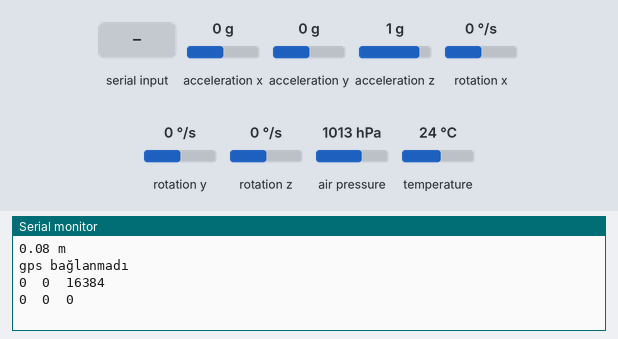
Simulated run of this sketch. Board: Arduino Mega 2560, built with avr-gcc and run on an emulated ATmega2560. Shown: the last lines printed to the serial monitor. The test bench sets the inputs (shaded band); at power-on: air pressure 1013 hPa, acceleration x 0 g, acceleration y 0 g, acceleration z 1 g, rotation x 0 °/s, rotation y 0 °/s, rotation z 0 °/s, temperature 24 °C.

Above: at 1.2 s.
1.3 s: air pressure set to 1048 hPa
5.2 s: "1" received over the second serial link
6.7 s: acceleration x set to -1.4 g
At 8.0 s:
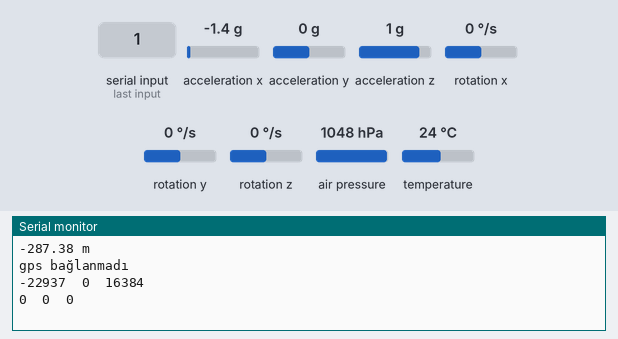
8.2 s: acceleration y set to -1.4 g
At 9.2 s:
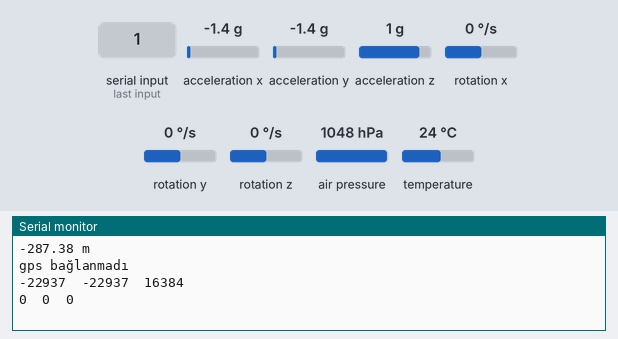
9.7 s: "0" received over the second serial link
13.6 s: acceleration z set to -1.4 g
At 14.2 s:
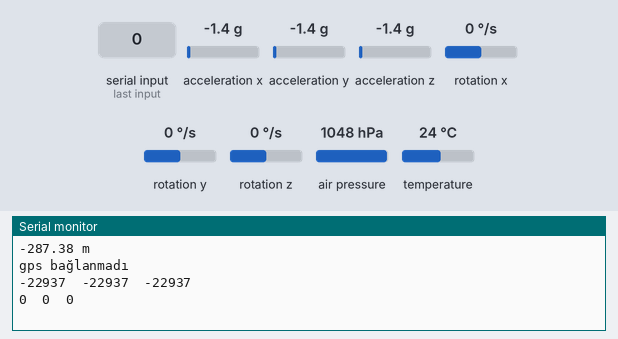
Timing chart, 0 to 16.1 s (numbered marks = the images above; inputs shaded):
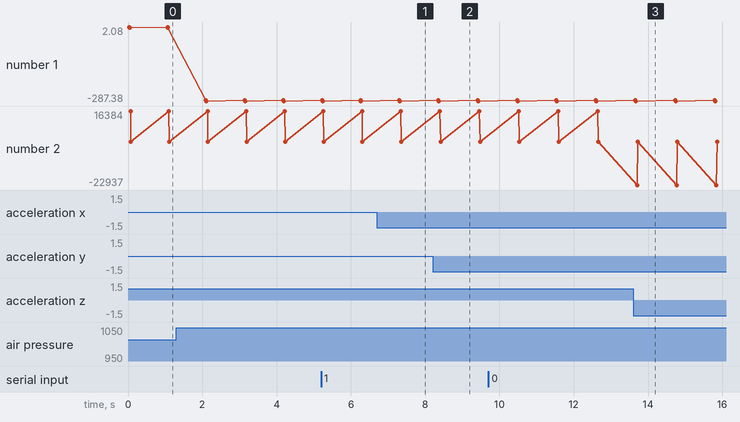

Measured:
- after the input at 6.7 s, the serial monitor: prints a new line after 0.64 s (image 1)
- after the input at 8.2 s, the serial monitor: prints a new line after 0.20 s (image 2)
- after the input at 13.6 s, the serial monitor: prints a new line after 0.10 s (image 3)
- plotted number 1: 0.08 → -287.38 after the input at 1.3 s

The sketch:

xbee_bmp_mpu.ino
```cpp
#include "Adafruit_BMP085.h"
#include "I2Cdev.h"
#include "MPU6050.h"
#include "Wire.h"


Adafruit_BMP085 bmp;
MPU6050 accelgyro;
int16_t ax, ay, az;
int16_t gx, gy, gz;
int ilk=0 ;


void setup() {
  Wire.begin();
  Serial.begin(9600);
  Serial1.begin(9600);
  Serial2.begin(9600);
  accelgyro.initialize();
  bmp.begin();
  ilk = bmp.readAltitude();
}


void loop() {
  accelgyro.getMotion6(&ax, &ay, &az, &gx, &gy, &gz);

  Serial.println();
  Serial.print(bmp.readTemperature());
  Serial.println(" C");

  Serial.print(bmp.readPressure());
  Serial.println(" Pa");

  Serial.print(bmp.readAltitude());
  Serial.println(" m");

  Serial.print(bmp.readAltitude()-ilk);
  Serial.println(" m");

  if (Serial2.available() > 0){
    Serial.print("gps:");
    Serial.println(Serial2.read());
  }
  else {
    Serial.println("gps bağlanmadı");
  }

  Serial.print(ax); Serial.print("\t");
  Serial.print(ay); Serial.print("\t");
  Serial.println(az);
  Serial.print(gx); Serial.print("\t");
  Serial.print(gy); Serial.print("\t");
  Serial.println(gz);


  Serial.println();


  Serial1.println();
  Serial1.print(bmp.readTemperature());
  Serial1.println(" *C");

  Serial1.print(bmp.readPressure());
  Serial1.println(" Pa");

  Serial1.print(bmp.readAltitude());
  Serial1.println(" m");

  Serial1.print(bmp.readAltitude()-160);
  Serial1.println(" m");

  if (Serial2.available() > 0){
    Serial1.print("gps:");
    Serial1.println(Serial2.read());
  }
  else {
    Serial1.println("gps bağlanmadı");
  }

  Serial1.print(ax); Serial.print("\t");
  Serial1.print(ay); Serial.print("\t");
  Serial1.println(az);
  Serial1.print(gx); Serial.print("\t");
  Serial1.print(gy); Serial.print("\t");
  Serial1.println(gz);

   Serial1.println();


  delay(1000);
}
```
